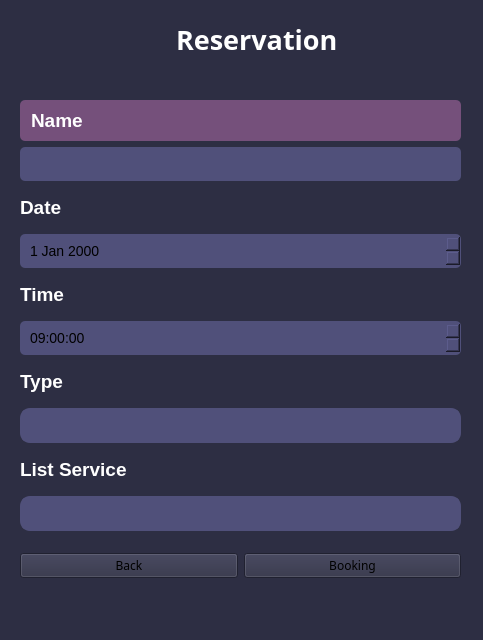
<?xml version="1.0" encoding="UTF-8"?>
<ui version="4.0">
 <class>MainWindow</class>
 <widget class="QMainWindow" name="MainWindow">
  <property name="geometry">
   <rect>
    <x>0</x>
    <y>0</y>
    <width>483</width>
    <height>640</height>
   </rect>
  </property>
  <property name="windowTitle">
   <string>MainWindow</string>
  </property>
  <property name="styleSheet">
   <string notr="true">background-color: #2D2E43;</string>
  </property>
  <widget class="QWidget" name="centralwidget">
   <widget class="QWidget" name="horizontalLayoutWidget">
    <property name="geometry">
     <rect>
      <x>20</x>
      <y>0</y>
      <width>441</width>
      <height>80</height>
     </rect>
    </property>
    <layout class="QHBoxLayout" name="horizontalLayout">
     <item>
      <widget class="QLabel" name="logo">
       <property name="maximumSize">
        <size>
         <width>150</width>
         <height>16777215</height>
        </size>
       </property>
       <property name="text">
        <string/>
       </property>
      </widget>
     </item>
     <item>
      <widget class="QLabel" name="label_title">
       <property name="font">
        <font>
         <family>Roboto Slab</family>
         <weight>75</weight>
         <bold>true</bold>
        </font>
       </property>
       <property name="styleSheet">
        <string notr="true"/>
       </property>
       <property name="text">
        <string>&lt;html&gt;&lt;head/&gt;&lt;body&gt;&lt;p&gt;&lt;span style=&quot; font-size:20pt; color:#ffffff;&quot;&gt;Reservation&lt;/span&gt;&lt;/p&gt;&lt;/body&gt;&lt;/html&gt;</string>
       </property>
      </widget>
     </item>
    </layout>
   </widget>
   <widget class="QWidget" name="verticalLayoutWidget">
    <property name="geometry">
     <rect>
      <x>20</x>
      <y>100</y>
      <width>441</width>
      <height>431</height>
     </rect>
    </property>
    <layout class="QVBoxLayout" name="verticalLayout">
     <item>
      <widget class="QLabel" name="label">
       <property name="styleSheet">
        <string notr="true">background-color: rgb(117, 80, 123);
font-size: 14px;
padding: 8px;
border-radius: 5px</string>
       </property>
       <property name="text">
        <string>&lt;html&gt;&lt;head/&gt;&lt;body&gt;&lt;p&gt;&lt;span style=&quot; font-size:14pt; font-weight:600; color:#ffffff;&quot;&gt;Name&lt;/span&gt;&lt;/p&gt;&lt;/body&gt;&lt;/html&gt;</string>
       </property>
      </widget>
     </item>
     <item>
      <widget class="QLineEdit" name="name_input">
       <property name="styleSheet">
        <string notr="true">color: rgb(0, 0, 0); 
background-color: rgb(80, 80, 122); 
font-size: 14px;
padding: 8px;
border-radius: 5px</string>
       </property>
      </widget>
     </item>
     <item>
      <widget class="QLabel" name="label_3">
       <property name="styleSheet">
        <string notr="true"/>
       </property>
       <property name="text">
        <string>&lt;html&gt;&lt;head/&gt;&lt;body&gt;&lt;p&gt;&lt;span style=&quot; font-size:14pt; font-weight:600; color:#ffffff;&quot;&gt;Date&lt;/span&gt;&lt;/p&gt;&lt;/body&gt;&lt;/html&gt;</string>
       </property>
      </widget>
     </item>
     <item>
      <widget class="QDateEdit" name="dateEdit">
       <property name="styleSheet">
        <string notr="true">color: rgb(0, 0, 0); 
background-color: rgb(80, 80, 122); 
font-size: 14px;
padding: 8px;
border-radius: 5px</string>
       </property>
      </widget>
     </item>
     <item>
      <widget class="QLabel" name="label_6">
       <property name="styleSheet">
        <string notr="true"/>
       </property>
       <property name="text">
        <string>&lt;html&gt;&lt;head/&gt;&lt;body&gt;&lt;p&gt;&lt;span style=&quot; font-size:14pt; font-weight:600; color:#ffffff;&quot;&gt;Time&lt;/span&gt;&lt;/p&gt;&lt;/body&gt;&lt;/html&gt;</string>
       </property>
      </widget>
     </item>
     <item>
      <widget class="QTimeEdit" name="timeEdit">
       <property name="styleSheet">
        <string notr="true">color: rgb(0, 0, 0); 
background-color: rgb(80, 80, 122); 
font-size: 14px;
padding: 8px;
border-radius: 5px</string>
       </property>
       <property name="maximumDateTime">
        <datetime>
         <hour>18</hour>
         <minute>0</minute>
         <second>0</second>
         <year>2000</year>
         <month>1</month>
         <day>1</day>
        </datetime>
       </property>
       <property name="maximumTime">
        <time>
         <hour>18</hour>
         <minute>0</minute>
         <second>0</second>
        </time>
       </property>
       <property name="minimumTime">
        <time>
         <hour>9</hour>
         <minute>0</minute>
         <second>0</second>
        </time>
       </property>
      </widget>
     </item>
     <item>
      <widget class="QLabel" name="label_4">
       <property name="styleSheet">
        <string notr="true"/>
       </property>
       <property name="text">
        <string>&lt;html&gt;&lt;head/&gt;&lt;body&gt;&lt;p&gt;&lt;span style=&quot; font-size:14pt; font-weight:600; color:#ffffff;&quot;&gt;Type&lt;/span&gt;&lt;/p&gt;&lt;/body&gt;&lt;/html&gt;</string>
       </property>
      </widget>
     </item>
     <item>
      <widget class="QComboBox" name="type_input">
       <property name="styleSheet">
        <string notr="true">QComboBox {
    background-color: rgb(80, 80, 122); 
    border: 2px solid rgb(80, 80, 122);
    border-radius: 10px;
    padding: 5px 7px;
    font-size: 16px;
    min-width: 150px;
    color: #ffffff;  /* Text color */
    selection-background-color: #aabade;
}

QComboBox::drop-down {
    background-color: rgb(80, 80, 122); 
    border: none;
    width: 30px;
    border-top-right-radius: 10px;
    border-bottom-right-radius: 10px;
}

QComboBox::down-arrow {
    image: url(down_arrow.png);
    width: 15px;
    height: 15px;
}

QComboBox QAbstractItemView {
    border: 1px solid #ccc;
    border-radius: 5px;
    background-color: #2D2E43;  /* Item view background color */
    selection-background-color: #aabade;
    selection-color: #ffffff;  /* Item view text color */
    min-width: 150px;
    font-size: 16px;
}</string>
       </property>
      </widget>
     </item>
     <item>
      <widget class="QLabel" name="label_5">
       <property name="styleSheet">
        <string notr="true"/>
       </property>
       <property name="text">
        <string>&lt;html&gt;&lt;head/&gt;&lt;body&gt;&lt;p&gt;&lt;span style=&quot; font-size:14pt; font-weight:600; color:#ffffff;&quot;&gt;List Service&lt;/span&gt;&lt;/p&gt;&lt;/body&gt;&lt;/html&gt;</string>
       </property>
      </widget>
     </item>
     <item>
      <widget class="QComboBox" name="service_list">
       <property name="styleSheet">
        <string notr="true">QComboBox {
    background-color: rgb(80, 80, 122); 
    border: 2px solid rgb(80, 80, 122);
    border-radius: 10px;
    padding: 5px 7px;
    font-size: 16px;
    min-width: 150px;
    color: #ffffff;  /* Text color */
    selection-background-color: #aabade;
}

QComboBox::drop-down {
    background-color: rgb(80, 80, 122); 
    border: none;
    width: 30px;
    border-top-right-radius: 10px;
    border-bottom-right-radius: 10px;
}

QComboBox::down-arrow {
    image: url(down_arrow.png);
    width: 15px;
    height: 15px;
}

QComboBox QAbstractItemView {
    border: 1px solid #ccc;
    border-radius: 5px;
    background-color: #2D2E43;  /* Item view background color */
    selection-background-color: #aabade;
    selection-color: #ffffff;  /* Item view text color */
    min-width: 150px;
    font-size: 16px;
}</string>
       </property>
      </widget>
     </item>
    </layout>
   </widget>
   <widget class="QWidget" name="horizontalLayoutWidget_3">
    <property name="geometry">
     <rect>
      <x>20</x>
      <y>540</y>
      <width>441</width>
      <height>51</height>
     </rect>
    </property>
    <layout class="QHBoxLayout" name="horizontalLayout_3">
     <item>
      <widget class="QPushButton" name="push_back">
       <property name="font">
        <font>
         <family>Roboto Slab</family>
         <pointsize>9</pointsize>
         <weight>50</weight>
         <bold>false</bold>
        </font>
       </property>
       <property name="styleSheet">
        <string notr="true">/* PUSH BUTTON */
QPushButton {
    background-color: rgb(80, 80, 122);
    color: white;
    border: none;
    border-radius: 7px;
    padding: 10px 20px;
}

QPushButton:hover {
	background-color: rgb(245, 154, 182);
}

QPushButton:pressed {
    background-color: rgb(109, 68, 81);
}

color: rgb(255, 255, 255);</string>
       </property>
       <property name="text">
        <string>Back</string>
       </property>
      </widget>
     </item>
     <item>
      <widget class="QPushButton" name="push_booking">
       <property name="font">
        <font>
         <family>Roboto Slab</family>
         <pointsize>9</pointsize>
         <weight>50</weight>
         <bold>false</bold>
        </font>
       </property>
       <property name="styleSheet">
        <string notr="true">/* PUSH BUTTON */
QPushButton {
    background-color: rgb(80, 80, 122);
    color: white;
    border: none;
    border-radius: 7px;
    padding: 10px 20px;
}

QPushButton:hover {
	background-color: rgb(245, 154, 182);
}

QPushButton:pressed {
    background-color: rgb(109, 68, 81);
}

color: rgb(255, 255, 255);</string>
       </property>
       <property name="text">
        <string>Booking</string>
       </property>
      </widget>
     </item>
    </layout>
   </widget>
  </widget>
  <widget class="QMenuBar" name="menubar">
   <property name="geometry">
    <rect>
     <x>0</x>
     <y>0</y>
     <width>483</width>
     <height>22</height>
    </rect>
   </property>
  </widget>
  <widget class="QStatusBar" name="statusbar"/>
 </widget>
 <resources/>
 <connections/>
</ui>
